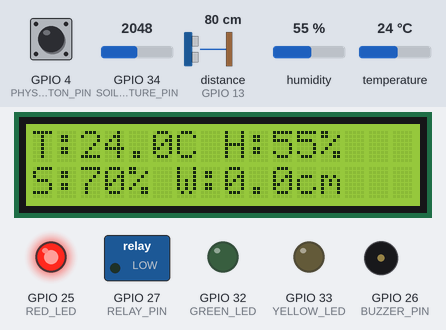
Recording of a sketch running on a simulated ESP32. Shown: 16×2 character LCD, switched loads named in the sketch (green lamp = pin HIGH), output pins drawn as LEDs (lit = HIGH), buzzer (waves = sounding). Wiring (inferred from the names in the program): ultrasonic range finder: trigger GPIO 12; echo GPIO 13. The test bench sets the inputs (shaded band); at power-on: GPIO 34 (SOIL_MOISTURE_PIN) = 2048, distance to the obstacle (sensor on GPIO 13) 80 cm, GPIO 4 (PHYSICAL_BUTTON_PIN) HIGH, humidity 55 %, temperature 24 °C. The echo pulse lasts 58.3 µs per cm; WiFi joins after 1.5 s; servers stay silent unless stated; pins used as bus, display or sensor lines are not drawn; what the sketch prints to the serial monitor is not drawn.

Above: at 4.1 s.
4.2 s: GPIO 34 (SOIL_MOISTURE_PIN) set to 3772
At 5.61 s:
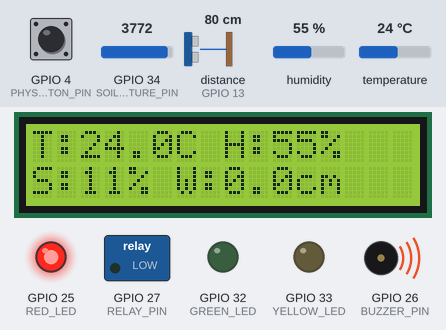
6.7 s: GPIO 34 (SOIL_MOISTURE_PIN) set to 3848
At 9.03 s:
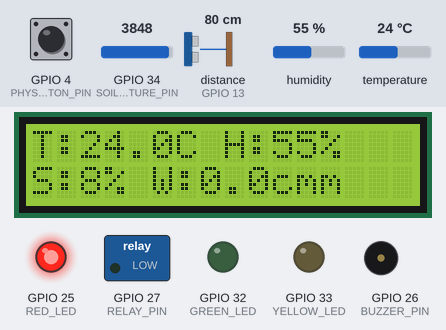
9.3 s: distance to the obstacle (sensor on GPIO 13) set to 14 cm
At 9.57 s:
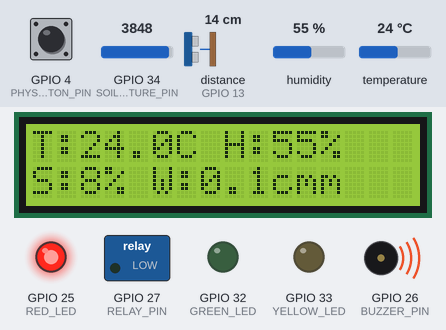
11.0 s: distance to the obstacle (sensor on GPIO 13) set to 11 cm
At 12.3 s:
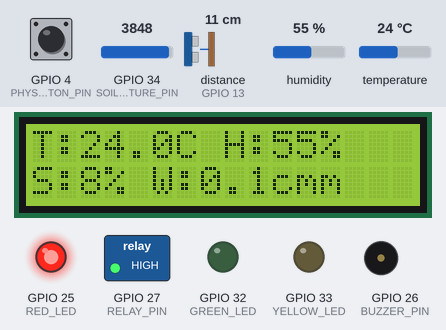
17.4 s: distance to the obstacle (sensor on GPIO 13) set to 2 cm
At 19.7 s:
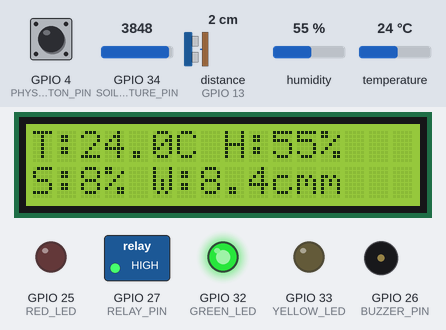
22.0 s: GPIO 4 (PHYSICAL_BUTTON_PIN) pulled LOW for 3.2 s
At 26.5 s:
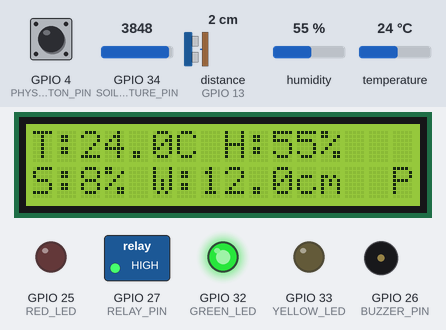
Timing chart, 0 to 28.4 s (numbered marks = the images above; inputs shaded):
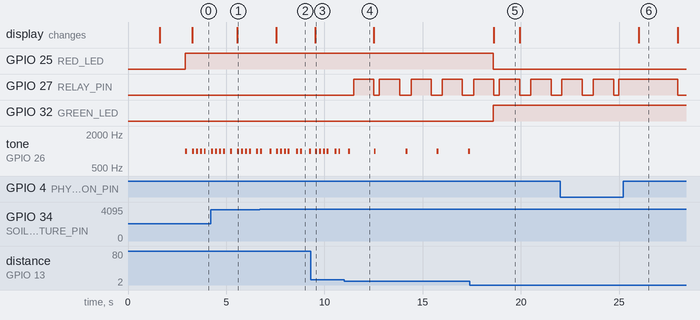

Measured:
- the behaviour switches between 3805 and 3806 on GPIO 34 (SOIL_MOISTURE_PIN) (found by bisection; images 1 and 2)
- the behaviour switches between 13 and 12 cm on distance to the obstacle (sensor on GPIO 13) (found by bisection; images 3 and 4)
- after the input at 4.2 s, the display: changes after 1.4 s (image 1)
- after the input at 6.7 s, the display: changes after 0.84 s (image 2)
- after the input at 9.3 s, the display: changes after 0.23 s (image 3)
- after the input at 11.0 s, GPIO 27 (RELAY_PIN): LOW → HIGH after 0.49 s, → LOW 1.0 s later, → HIGH 0.28 s later, → LOW 1.0 s later, … (8 changes in this stretch)
- after the input at 17.4 s, GPIO 25 (RED_LED): HIGH → LOW after 1.2 s; GPIO 32 (GREEN_LED): LOW → HIGH after 1.2 s; tone on GPIO 26 (BUZZER_PIN): goes on until 17.4 s, then stays silent; the display: changes after 1.2 s (image 5)
- after the input at 22.0 s, the display: changes after 4.0 s (image 6)

The sketch:

plant_monitoring_system.ino
```cpp
#define BLYNK_TEMPLATE_ID "TMPL2xHjzNLEn"
#define BLYNK_TEMPLATE_NAME "SMART PLANT MONITOR"
#define BLYNK_AUTH_TOKEN "ZM13BPFqg2sbRK9GpyNWTJBAMA8kBWmB"

#include <WiFi.h>
#include <DHT.h>
#include <LiquidCrystal_I2C.h>
#include <Wire.h>
#include <BlynkSimpleEsp32.h>

// ===== Configuration =====
#define BLYNK_PRINT Serial
char auth[] = "ZM13BPFqg2sbRK9GpyNWTJBAMA8kBWmB";
char ssid[] = "SuperNova";
char pass[] = "22222222";

// ===== Pin Definitions =====
#define DHTPIN          14
#define SOIL_MOISTURE_PIN 34
#define TRIG_PIN        12
#define ECHO_PIN        13
#define RELAY_PIN       27
#define BUZZER_PIN      26
#define RED_LED         25
#define YELLOW_LED      33
#define GREEN_LED       32
#define PHYSICAL_BUTTON_PIN 4

// I2C Configuration
#define I2C_SDA         21
#define I2C_SCL         22

// ===== System Settings =====
#define SOIL_DRY_THRESHOLD      40
#define SOIL_WET_THRESHOLD      70
#define TANK_LOW_THRESHOLD      3.5
#define TANK_MEDIUM_THRESHOLD   7
#define MIN_PUMP_LEVEL         2
#define TANK_HEIGHT            14
#define HIGH_TEMP_THRESHOLD    30.0
#define LOW_HUMIDITY_THRESHOLD 30.0

// Timing Intervals
#define SENSOR_READ_INTERVAL   1000
#define WATER_EMERG_INTERVAL   200
#define PUMP_MIN_TIME         2000
#define ULTRASONIC_TIMEOUT    5000
#define DEBOUNCE_DELAY        50
#define DATA_SEND_INTERVAL    2000

// ===== Blynk Virtual Pins =====
#define VPIN_WATER_LEVEL    V0
#define VPIN_TEMPERATURE    V1
#define VPIN_HUMIDITY       V2
#define VPIN_SOIL_MOISTURE  V3
#define VPIN_PUMP_CONTROL   V4
#define VPIN_RED_LED        V5
#define VPIN_YELLOW_LED     V6
#define VPIN_GREEN_LED      V7

// ===== Global ذVariables =====
#define DHTTYPE DHT11
DHT dht(DHTPIN, DHTTYPE);
LiquidCrystal_I2C lcd(0x27, 16, 2);
unsigned long lastSensorRead = 0;
unsigned long lastWaterCheck = 0;
unsigned long lastDataSend = 0;
bool pumpRunning = false;
unsigned long pumpStartTime = 0;
bool wifiConnected = false;
BlynkTimer timer;

// Button variables
bool lastButtonState = HIGH;
bool currentButtonState = HIGH;
unsigned long lastDebounceTime = 0;

void setup() {
  Serial.begin(115200);
  Wire.begin(I2C_SDA, I2C_SCL);

  // Initialize sensors
  dht.begin();
  pinMode(TRIG_PIN, OUTPUT);
  pinMode(ECHO_PIN, INPUT);
  digitalWrite(TRIG_PIN, LOW);

  // Initialize outputs
  pinMode(RELAY_PIN, OUTPUT);
  digitalWrite(RELAY_PIN, LOW);
  pinMode(BUZZER_PIN, OUTPUT);
  pinMode(RED_LED, OUTPUT);
  pinMode(YELLOW_LED, OUTPUT);
  pinMode(GREEN_LED, OUTPUT);
  pinMode(PHYSICAL_BUTTON_PIN, INPUT_PULLUP);

  // LCD setup
  lcd.init();
  lcd.backlight();
  lcd.print("Initializing...");

  // Connect to WiFi and Blynk
  connectToWiFi();

  // Setup timers
  timer.setInterval(DATA_SEND_INTERVAL, sendSensorData);
}

void loop() {
  Blynk.run();
  timer.run();

  handlePhysicalButton(); // Handle physical button press

  unsigned long currentMillis = millis();

  // Fast emergency water check
  if (currentMillis - lastWaterCheck >= WATER_EMERG_INTERVAL) {
    lastWaterCheck = currentMillis;
    checkWaterEmergency();
  }

  // Main sensor reading and control
  if (currentMillis - lastSensorRead >= SENSOR_READ_INTERVAL) {
    lastSensorRead = currentMillis;
    readSensorsAndControl();
  }

  // Pump timeout control
  if (pumpRunning && (currentMillis - pumpStartTime > PUMP_MIN_TIME)) {
    stopWatering();
  }
}

// ===== Physical Button Handling =====
void handlePhysicalButton() {
  int reading = digitalRead(PHYSICAL_BUTTON_PIN);

  // Debounce logic
  if (reading != lastButtonState) {
    lastDebounceTime = millis();
  }

  if ((millis() - lastDebounceTime) > DEBOUNCE_DELAY) {
    if (reading != currentButtonState) {
      currentButtonState = reading;

      // Button pressed (LOW because of pull-up)
      if (currentButtonState == LOW) {
        togglePump();
      }
    }
  }

  lastButtonState = reading;
}

void togglePump() {
  if (pumpRunning) {
    stopWatering();
    Blynk.virtualWrite(VPIN_PUMP_CONTROL, 0);
  }
  else if (readWaterLevelAccurate() > MIN_PUMP_LEVEL) {
    startWatering();
    Blynk.virtualWrite(VPIN_PUMP_CONTROL, 1);
  }
  else {
    tone(BUZZER_PIN, 1000, 200);
  }
}

// ===== Blynk Functions =====
BLYNK_WRITE(VPIN_PUMP_CONTROL) {
  if (param.asInt() == 1) {
    if (!pumpRunning && readWaterLevelAccurate() > MIN_PUMP_LEVEL) {
      startWatering();
    }
  } else {
    if (pumpRunning) {
      stopWatering();
    }
  }
}

void sendSensorData() {
  if (!wifiConnected) return;

  float humidity = dht.readHumidity();
  float temperature = dht.readTemperature();
  int soilMoisture = readSoilMoisture();
  float waterLevel = readWaterLevelAccurate();

  // Send data to Blynk
  Blynk.virtualWrite(VPIN_TEMPERATURE, temperature);
  Blynk.virtualWrite(VPIN_HUMIDITY, humidity);
  Blynk.virtualWrite(VPIN_SOIL_MOISTURE, soilMoisture);
  Blynk.virtualWrite(VPIN_WATER_LEVEL, waterLevel);

  // Sync LED states
  Blynk.virtualWrite(VPIN_RED_LED, digitalRead(RED_LED));
  Blynk.virtualWrite(VPIN_YELLOW_LED, digitalRead(YELLOW_LED));
  Blynk.virtualWrite(VPIN_GREEN_LED, digitalRead(GREEN_LED));
}

// ===== Pump Control Functions =====
void startWatering() {
  digitalWrite(RELAY_PIN, HIGH);
  delay(1000);
  pumpRunning = true;
  pumpStartTime = millis();
  lcd.setCursor(15, 1);
  lcd.print("P");
}

void stopWatering() {
  digitalWrite(RELAY_PIN, LOW);
  pumpRunning = false;
  lcd.setCursor(15, 1);
  lcd.print(" ");
}

// ===== Sensor Reading Functions =====
int readSoilMoisture() {
  int soil_read = analogRead(SOIL_MOISTURE_PIN);
  delay(20);
  int moisture = map(soil_read, 4095, 1200, 0, 100);
  return constrain(moisture, 0, 100);
}

float readWaterLevelFast() {
  digitalWrite(TRIG_PIN, LOW);
  delayMicroseconds(2);
  digitalWrite(TRIG_PIN, HIGH);
  delayMicroseconds(10);
  digitalWrite(TRIG_PIN, LOW);

  long duration = pulseIn(ECHO_PIN, HIGH, ULTRASONIC_TIMEOUT);
  return (duration == 0) ? 0 : constrain(TANK_HEIGHT - (duration * 0.034 / 2), 0, TANK_HEIGHT);
}

float readWaterLevelAccurate() {
  float sum = 0;
  for (int i = 0; i < 5; i++) {
    sum += readWaterLevelFast();
    delay(50);
  }
  return sum / 5;
}

// ===== Control Logic Functions =====
void checkWaterEmergency() {
  float waterLevel = readWaterLevelFast();

  if (waterLevel <= TANK_LOW_THRESHOLD) {
    digitalWrite(RED_LED, HIGH);
    tone(BUZZER_PIN, 1000, 100);
    if (wifiConnected) {
      Blynk.logEvent("water_alert", "⚠️ Low Water Level!");
    }
  } else {
    digitalWrite(RED_LED, LOW);
    noTone(BUZZER_PIN);
  }
}

void readSensorsAndControl() {
  float humidity = dht.readHumidity();
  float temperature = dht.readTemperature();
  int soilMoisture = readSoilMoisture();
  float waterLevel = readWaterLevelAccurate();

  // Automatic watering logic
  if (shouldWaterPlant(soilMoisture, waterLevel, temperature, humidity)) {
    startWatering();
  }

  // Update indicators
  updateWaterIndicators(waterLevel);
  updateDisplay(temperature, humidity, soilMoisture, waterLevel);
}

bool shouldWaterPlant(int soil, float water, float temp, float hum) {
  if (water <= MIN_PUMP_LEVEL || pumpRunning) return false;

  return (soil < SOIL_DRY_THRESHOLD) ||
         (temp > HIGH_TEMP_THRESHOLD && soil < SOIL_WET_THRESHOLD) ||
         (hum < LOW_HUMIDITY_THRESHOLD && soil < (SOIL_DRY_THRESHOLD + 10));
}

void updateWaterIndicators(float level) {
  bool redState = level <= TANK_LOW_THRESHOLD;
  bool yellowState = level > TANK_LOW_THRESHOLD && level <= TANK_MEDIUM_THRESHOLD;
  bool greenState = level > TANK_MEDIUM_THRESHOLD;

  digitalWrite(RED_LED, redState);
  digitalWrite(YELLOW_LED, yellowState);
  digitalWrite(GREEN_LED, greenState);
}

void updateDisplay(float temp, float hum, int soil, float water) {
  lcd.setCursor(0, 0);
  lcd.print("T:");
  lcd.print(temp, 1);
  lcd.print("C H:");
  lcd.print(hum, 0);
  lcd.print("%  ");

  lcd.setCursor(0, 1);
  lcd.print("S:");
  lcd.print(soil);
  lcd.print("% W:");
  lcd.print(water, 1);
  lcd.print("cm");
}

// ===== WiFi Functions =====
void connectToWiFi() {
  WiFi.begin(ssid, pass);
  Blynk.config(auth);

  lcd.setCursor(0, 1);
  lcd.print("Connecting WiFi...");

  int attempts = 0;
  while (WiFi.status() != WL_CONNECTED && attempts < 15) {
    delay(500);
    Serial.print(".");
    attempts++;
  }

  wifiConnected = (WiFi.status() == WL_CONNECTED);

  lcd.clear();
  if (wifiConnected) {
    lcd.print("WiFi Connected");
    Serial.println("\nWiFi Connected!");
    Blynk.connect();
  } else {
    lcd.print("WiFi Failed!");
    Serial.println("\nConnection Failed!");
  }
  delay(1000);
}
```
